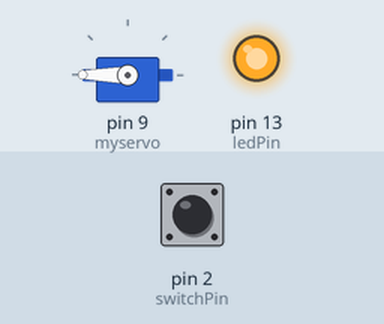
This sketch was run on a simulated Arduino Uno, built with avr-gcc and run on an emulated ATmega328P. On the bench: servo, output pins drawn as LEDs (lit = HIGH). Inputs (shaded band) come from the test bench; at power-on: pin 2 (switchPin) HIGH.

Above: at 1.2 s.
1.3 s: pin 2 (switchPin) pulled LOW for 0.15 s
At 1.38 s:
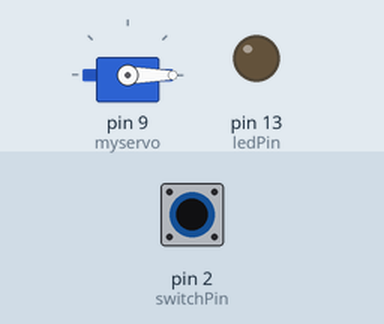
2.9 s: pin 2 (switchPin) pulled LOW for 3.2 s
At 7.1 s:
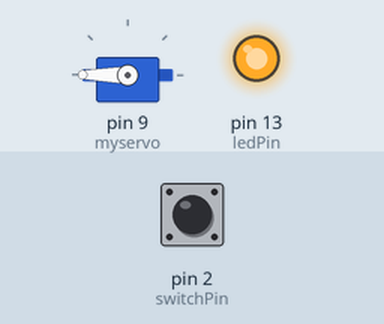
Timing chart, 0 to 8.6 s (numbered marks = the images above; inputs shaded):
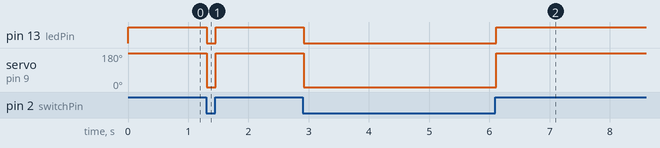

The sketch:

test_switch.ino
```cpp
#include <Servo.h>
Servo myservo;  // create servo object to control a servo


int pos = 0;
int switchPin = 2;
int ledPin = 13;

void setup() {
myservo.attach(9);
pinMode(switchPin, INPUT);

pinMode(ledPin, OUTPUT);

digitalWrite(switchPin, HIGH);

}

void loop() {

if(digitalRead(switchPin) == LOW)
{
digitalWrite(ledPin, LOW);

    myservo.write(pos = 0);              // tell servo to go to position in variable 'pos'
    delay(15);
}
else{

digitalWrite(ledPin, HIGH);


  myservo.write(pos = 180);              // tell servo to go to position in variable 'pos'
  delay(15);
}
//
}
```

Measured:
- after the input at 1.3 s, pin 13 (ledPin): HIGH → LOW at once, → HIGH 0.15 s later; servo on pin 9 (myservo): 180° → 0° at once, → 180° 0.15 s later
- after the input at 2.9 s, pin 13 (ledPin): HIGH → LOW at once, → HIGH 3.2 s later; servo on pin 9 (myservo): 180° → 0° at once, → 180° 3.2 s later
